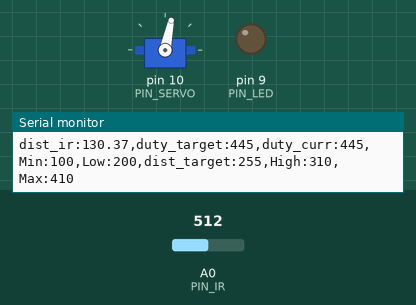
Bench run of a sketch on a simulated Arduino Uno, built with avr-gcc and run on an emulated ATmega328P. Parts: servo, output pins drawn as LEDs (lit = HIGH), the last lines printed to the serial monitor. Inputs (shaded band) come from the test bench; at power-on: A0 (PIN_IR) = 512.

Above: at 1.2 s.
1.3 s: A0 (PIN_IR) set to 245
At 1.45 s:
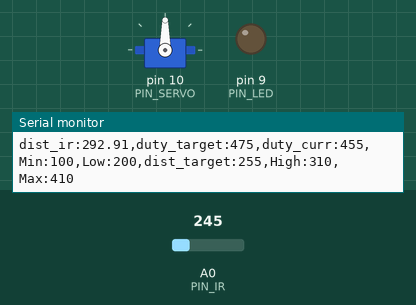
At 2.0 s:
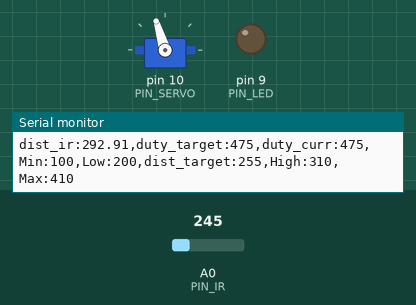
3.1 s: A0 (PIN_IR) set to 122
At 4.2 s:
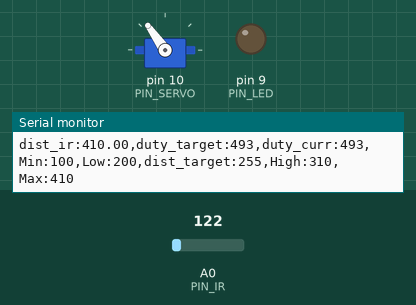
Timing chart, 0 to 6.1 s (numbered marks = the images above; inputs shaded):
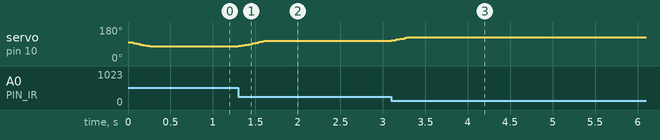

The sketch:

22_example_1.ino
```cpp
#include <Servo.h> //[3104] Servo header File include


/////////////////////////////
// Configurable parameters //
/////////////////////////////


// Arduino pin assignment
#define PIN_LED 9 // [3110] 9번핀 LED 연결
#define PIN_SERVO 10 // [3110] 10번핀 서보 연결
#define PIN_IR A0 //[3104] 적외선 거리센서 PIN - Analog0 정의


// Framework setting
#define _DIST_TARGET 255 //[3104] 탁구공을 위치 시킬 목표
#define _DIST_MIN 100 //[3117] 거리 최소값
#define _DIST_MAX 410 //[3117] 거리 최대값


// Distance sensor
#define _DIST_ALPHA 0.9  //[3099] EMA 필터링을 위한 alpha 값


// Servo range
#define _DUTY_MIN 1890                 //[3100] 최저 서보 위치
#define _DUTY_NEU 1590                 //[3100] 중립 서보 위치
#define _DUTY_MAX 1350                 //[3100] 최대 서보 위치


// Servo speed control
#define _SERVO_ANGLE 30
#define _SERVO_SPEED 30


// Event periods
#define _INTERVAL_DIST 20 //[3099] 각 event 사이에 지정한 시간 간격
#define _INTERVAL_SERVO 20
#define _INTERVAL_SERIAL 100


// PID parameters
#define _KP 0.04


// dist 100, 400mm 일때 값, 각자 a,b로 수정
// define으로 해야 할지, int로 해야할지 고민되네요.. // 큰 상관은 없겠지만, 값이 런타임에서 변화하지 않으니 define쪽에 맞다고 생각합니다 // 넵!
#define a 105
#define b 430

// value 보정값을 위한 setting value 개수
#define SEQ_SIZE 10


//////////////////////
// global variables //
//////////////////////


// Servo instance
Servo myservo;


// Distance sensor
float dist_target; // location to send the ball
float dist_raw, dist_ema, dist_prev; //[1928] 측정된 값과 ema 필터를 적용한 값


// Event periods
unsigned long last_sampling_time_dist, last_sampling_time_servo, last_sampling_time_serial;
//[3104] 각 event의 진행 시간 저장 변수
bool event_dist, event_servo, event_serial;
//[3104] 각 event의 시간체크를 위한 변수 (ex_20초 주기 >> 0초(True,시작), 10초(False), 20초(True))


// Servo speed control
int duty_chg_per_interval; // [3116] 주기 당 서보 duty값 변화량
int duty_target, duty_curr; //[1928] 목표 위치와 현재 위치


// PID variables
float error_curr, error_prev, control, pterm, dterm, iterm;

//error_curr: 현재 측정값과 목표값의 차이
//error_prev: 직전에 구한 차이로, P제어에서는 사용하지 않을 것임
//control: PID제어의 결과로 얻은 제어값
//pterm: Proportional term, 현재 상태의 error값으로부터 얻은 Proportional gain을 저장하는 변수
// [3099]


// value 보정값을 위한 setting value
// sensor values
float x[SEQ_SIZE] = {70.53, 87.3,  120.5, 157.0, 174.4,
                     211.0, 260.6, 366.0, 446.6, 464.7};
// real values
float y[SEQ_SIZE] = {100.0, 125.0, 150.0, 200.0, 250.0,
                     275.0, 300.0, 350.0, 400.0, 440.0};


void setup() {
// initialize GPIO pins for LED and attach servo
  myservo.attach(PIN_SERVO); // attach servo
  pinMode(PIN_LED,OUTPUT); // initialize GPIO pins


// initialize global variables
  event_dist = event_servo = event_serial = true;


// move servo to neutral position
  myservo.writeMicroseconds(_DUTY_NEU);
  duty_curr = _DUTY_NEU;


// initialize serial port
  Serial.begin(57600);


// convert angle speed into duty change per interval.
  duty_chg_per_interval = (_DUTY_MIN - _DUTY_MAX) * (_SERVO_SPEED / _SERVO_ANGLE) * 1.75 * (_INTERVAL_SERVO / 1000.0);

}


void loop() {
/////////////////////
// Event generator //
/////////////////////


  unsigned long time_curr = millis();

  if(time_curr >= last_sampling_time_dist + _INTERVAL_DIST){
    last_sampling_time_dist += _INTERVAL_DIST;
    event_dist = true;
  }
  if(time_curr >= last_sampling_time_servo + _INTERVAL_SERVO ){
    last_sampling_time_servo += _INTERVAL_SERVO;
    event_servo = true;
  }
  if(time_curr >= last_sampling_time_serial + _INTERVAL_SERIAL ){
    last_sampling_time_serial += _INTERVAL_SERIAL;
    event_serial = true;
  }


////////////////////
// Event handlers //
////////////////////


  if(event_dist) {
    event_dist = false;
  // get a distance reading from the distance sensor
    dist_ema = ir_distance_filtered(); // [3099] dist_ema?

  // PID control logic
    error_curr = dist_ema - _DIST_TARGET;
    pterm = error_curr;// * (pow(error_curr,3)/pow(20.5, 3)); //;
        // [3099]
    iterm = 0;
    dterm = 0;
    control = _KP * pterm + iterm + dterm;


  // duty_target = f(duty_neutral, control)
    //duty_target = control;
  // target보다 멀리 있음
    if (control>0){
      duty_target = _DUTY_NEU + (_DUTY_NEU - _DUTY_MAX) * _SERVO_ANGLE / 180.0 * control;
    }
  // target보다 가까이 있음
    else {
      duty_target = _DUTY_NEU + (_DUTY_MIN - _DUTY_NEU) * _SERVO_ANGLE / 180.0 * control;
    }
    //duty_target = ((control>0)?(_DUTY_NEU - _DUTY_MAX)*_SERVO_ANGLE / 180.0:(_DUTY_MIN - _DUTY_NEU) * _SERVO_ANGLE / 180.0) * control;
  // [3099] 확실하지 않음, 비례이득의 비대칭 해결가능
  // duty_neutral?


  // keep duty_target value within the range of [_DUTY_MIN, _DUTY_MAX]
    if(duty_target < _DUTY_MAX){
      duty_target = _DUTY_MAX;
    }
    else if(duty_target > _DUTY_MIN){
      duty_target = _DUTY_MIN;
    }

  }

  if(event_servo) {
    event_servo=false;

    // adjust duty_curr toward duty_target by duty_chg_per_interval
    if(duty_target>duty_curr) {
        duty_curr += duty_chg_per_interval;
        if(duty_target < duty_curr){
          duty_curr = duty_target;
        }
     }
    else {
        duty_curr -= duty_chg_per_interval;
        if(duty_target > duty_curr){
          duty_curr = duty_target;
        }
    }

    // update servo position
     myservo.writeMicroseconds(duty_curr);
  }


   if(event_serial) {
    event_serial = false; //[3117] // 이거 맞나요? // 저도 이렇게 했어요
    // 아래 출력문은 수정없이 모두 그대로 사용하기 바랍니다.
    Serial.print("dist_ir:");
    Serial.print(dist_raw);

    //Serial.print(",pterm:");
    //Serial.print(map(pterm,-1000,1000,510,610));

    Serial.print(",duty_target:");
    //Serial.print(duty_target);
    Serial.print(map(duty_target,1000,2000,410,510));
    Serial.print(",duty_curr:");
    //Serial.print(duty_curr);
    Serial.print(map(duty_curr,1000,2000,410,510));
    Serial.println(",Min:100,Low:200,dist_target:255,High:310,Max:410");
  }
}


float ir_distance(void){ // return value unit: mm
  float value;
  float volt = float(analogRead(PIN_IR));
  value = ((6762.0/(volt-9.0))-4.0) * 10.0;
  return value;
}
//[3099]

float ir_distance_sequence(void){
  float real_value;
  int s = 0, e = SEQ_SIZE - 1, m;

  float value = ir_distance();

  // binary search, value가 어떤 거리 값인지 확인
  while(s <= e){
    m = (s + e) / 2;
    if(value < x[m]){ e = m - 1; }
    else if(value > x[m+1]){ s = m + 1; }
    else{ break; }
  }
  // out of sequence range: set value to neutral position

  // 센서 전원 Off 시, 오차값 발생으로 구간에서 벗어났을 시 등
  if(s > e){
    if(value > 2000.0 || value < -2000.0) real_value = _DIST_TARGET;
    else if(s == 0) real_value = _DIST_MIN;
    else real_value = _DIST_MAX;
  }

  // calculate real values
  real_value = (y[m+1]-y[m])/(x[m+1]-x[m]) * (value-x[m]) + y[m];

  return real_value;
}


float ir_distance_filtered(void){ // return value unit: mm
  dist_raw = ir_distance_sequence();
  if (dist_raw > _DIST_MAX) dist_raw = _DIST_MAX;
  else if (dist_raw < _DIST_MIN) dist_raw = dist_prev;
  else dist_prev = dist_raw;

  return _DIST_ALPHA * dist_raw + (1 - _DIST_ALPHA) * dist_ema;
}
```

Measured:
- after the input at 1.3 s, servo on pin 10 (PIN_SERVO): moves from 78° to 107° over 0.32 s, starting at once
- after the input at 3.1 s, servo on pin 10 (PIN_SERVO): 107° → 125° at once
